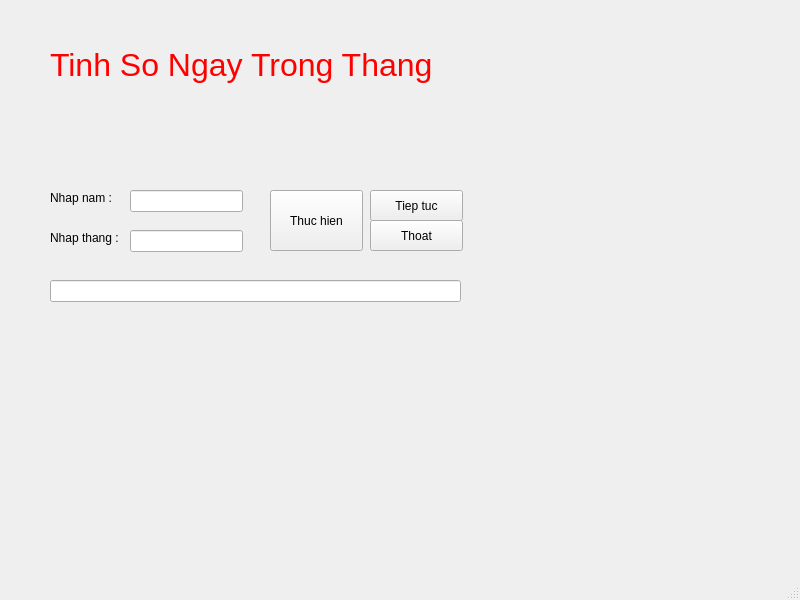
<?xml version="1.0" encoding="UTF-8"?>
<ui version="4.0">
 <class>MainWindow</class>
 <widget class="QMainWindow" name="MainWindow">
  <property name="geometry">
   <rect>
    <x>0</x>
    <y>0</y>
    <width>800</width>
    <height>600</height>
   </rect>
  </property>
  <property name="windowTitle">
   <string>MainWindow</string>
  </property>
  <widget class="QWidget" name="centralwidget">
   <widget class="QLabel" name="label">
    <property name="geometry">
     <rect>
      <x>50</x>
      <y>40</y>
      <width>551</width>
      <height>51</height>
     </rect>
    </property>
    <property name="text">
     <string>&lt;html&gt;&lt;head/&gt;&lt;body&gt;&lt;p&gt;&lt;span style=&quot; font-size:24pt; color:#ff0000;&quot;&gt;Tinh So Ngay Trong Thang&lt;/span&gt;&lt;/p&gt;&lt;/body&gt;&lt;/html&gt;</string>
    </property>
   </widget>
   <widget class="QLineEdit" name="lineEdit_Nam">
    <property name="geometry">
     <rect>
      <x>130</x>
      <y>190</y>
      <width>113</width>
      <height>22</height>
     </rect>
    </property>
    <property name="contextMenuPolicy">
     <enum>Qt::NoContextMenu</enum>
    </property>
   </widget>
   <widget class="QLineEdit" name="lineEdit_Thang">
    <property name="geometry">
     <rect>
      <x>130</x>
      <y>230</y>
      <width>113</width>
      <height>22</height>
     </rect>
    </property>
   </widget>
   <widget class="QLabel" name="label_2">
    <property name="geometry">
     <rect>
      <x>50</x>
      <y>190</y>
      <width>81</width>
      <height>16</height>
     </rect>
    </property>
    <property name="text">
     <string>Nhap nam :</string>
    </property>
   </widget>
   <widget class="QLabel" name="label_3">
    <property name="geometry">
     <rect>
      <x>50</x>
      <y>230</y>
      <width>81</width>
      <height>16</height>
     </rect>
    </property>
    <property name="text">
     <string>Nhap thang : </string>
    </property>
   </widget>
   <widget class="QPushButton" name="pushButton_ThucHien">
    <property name="geometry">
     <rect>
      <x>270</x>
      <y>190</y>
      <width>93</width>
      <height>61</height>
     </rect>
    </property>
    <property name="text">
     <string>Thuc hien</string>
    </property>
   </widget>
   <widget class="QPushButton" name="pushButton_TiepTuc">
    <property name="geometry">
     <rect>
      <x>370</x>
      <y>190</y>
      <width>93</width>
      <height>31</height>
     </rect>
    </property>
    <property name="text">
     <string>Tiep tuc</string>
    </property>
   </widget>
   <widget class="QPushButton" name="pushButton_Thoat">
    <property name="geometry">
     <rect>
      <x>370</x>
      <y>220</y>
      <width>93</width>
      <height>31</height>
     </rect>
    </property>
    <property name="text">
     <string>Thoat</string>
    </property>
   </widget>
   <widget class="QLineEdit" name="lineEdit_ngay">
    <property name="geometry">
     <rect>
      <x>50</x>
      <y>280</y>
      <width>411</width>
      <height>22</height>
     </rect>
    </property>
    <property name="readOnly">
     <bool>true</bool>
    </property>
   </widget>
  </widget>
  <widget class="QMenuBar" name="menubar">
   <property name="geometry">
    <rect>
     <x>0</x>
     <y>0</y>
     <width>800</width>
     <height>26</height>
    </rect>
   </property>
  </widget>
  <widget class="QStatusBar" name="statusbar"/>
 </widget>
 <resources/>
 <connections/>
</ui>
